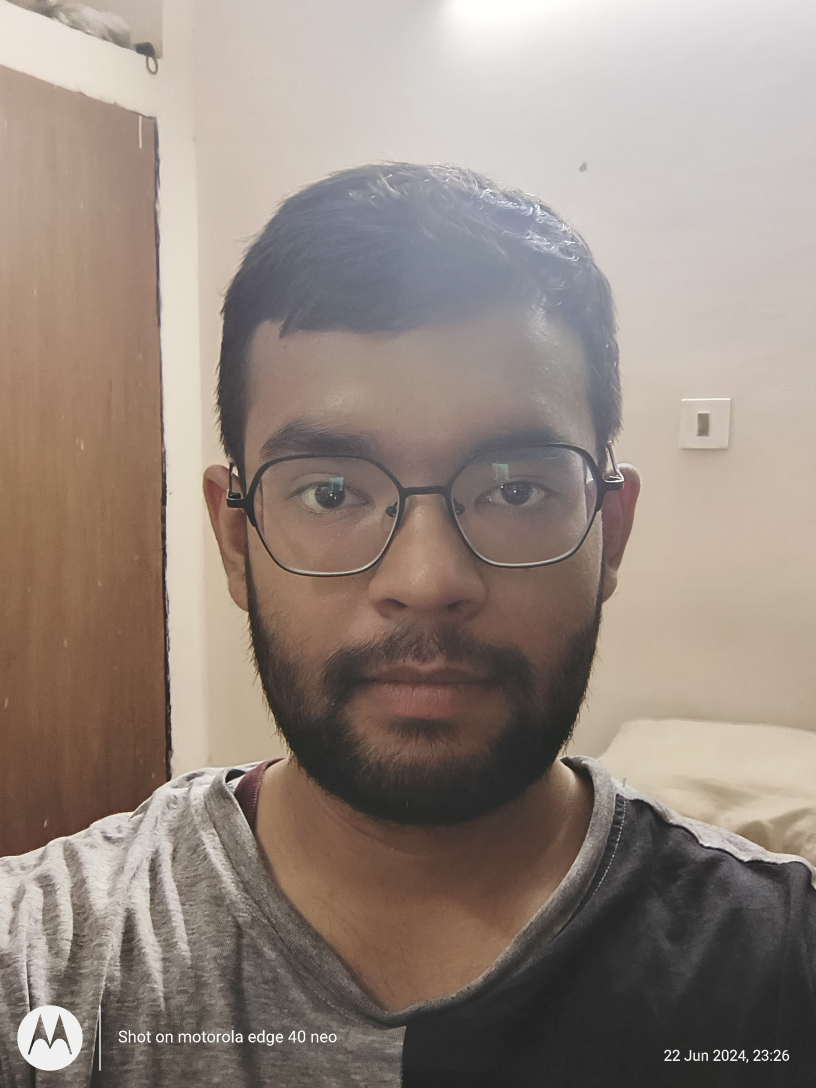
#> input picture open_eye_image.jpg, 2448 x 3264 px, given in place of the camera (shown at 1/3 size)
$ jupyter execute OpencvInto.ipynb
#> lines starting #> are read from the running program, lines starting #| are printed output that depends on the picture; pictures that were not available may be replaced by others from this repository, and a replacement may not be noted
[cell 1]
# Cature imge through webcam

import cv2

# Open the webcam video capture object
cap = cv2.VideoCapture(0)

# Define the video codec and output filename
fourcc = cv2.VideoWriter_fourcc(*'XVID')
out = cv2.VideoWriter('output.avi', fourcc, 20.0, (640, 480))

while True:
    # Capture a frame from the webcam
    ret, frame = cap.read()
#> frame is the input picture: shape (3264, 2448, 3); mean B, G, R 127.1, 136, 149.2

    # Check if frame is read correctly
    if not ret:
        break

    # Display the captured frame
    cv2.imshow('Webcam', frame)

    # Press 'q' to quit
    if cv2.waitKey(1) == ord('q'):
#> (key q is pressed here)
        break

    # Write the frame to the output video file
    out.write(frame)

# Release the capture object and video writer
cap.release()
out.release()
cv2.destroyAllWindows()

[cell 2]
# Apply filter, Edge detection and canny edge detection

import cv2
import sys
import numpy

PREVIEW  = 0  # Preview Mode
BLUR     = 1  # Blurring Filter
FEATURES = 2  # Corner Feature Detector
CANNY    = 3  # Canny Edge Detector

feature_params = dict(maxCorners=500, qualityLevel=0.2, minDistance=15, blockSize=9)
s = 0
if len(sys.argv) > 1:
    s = sys.argv[1]

image_filter = PREVIEW
alive = True

win_name = "Camera Filters"
cv2.namedWindow(win_name, cv2.WINDOW_NORMAL)
result = None

source = cv2.VideoCapture(0)

while alive:
    has_frame, frame = source.read()
    if not has_frame:
        break

    frame = cv2.flip(frame, 1)
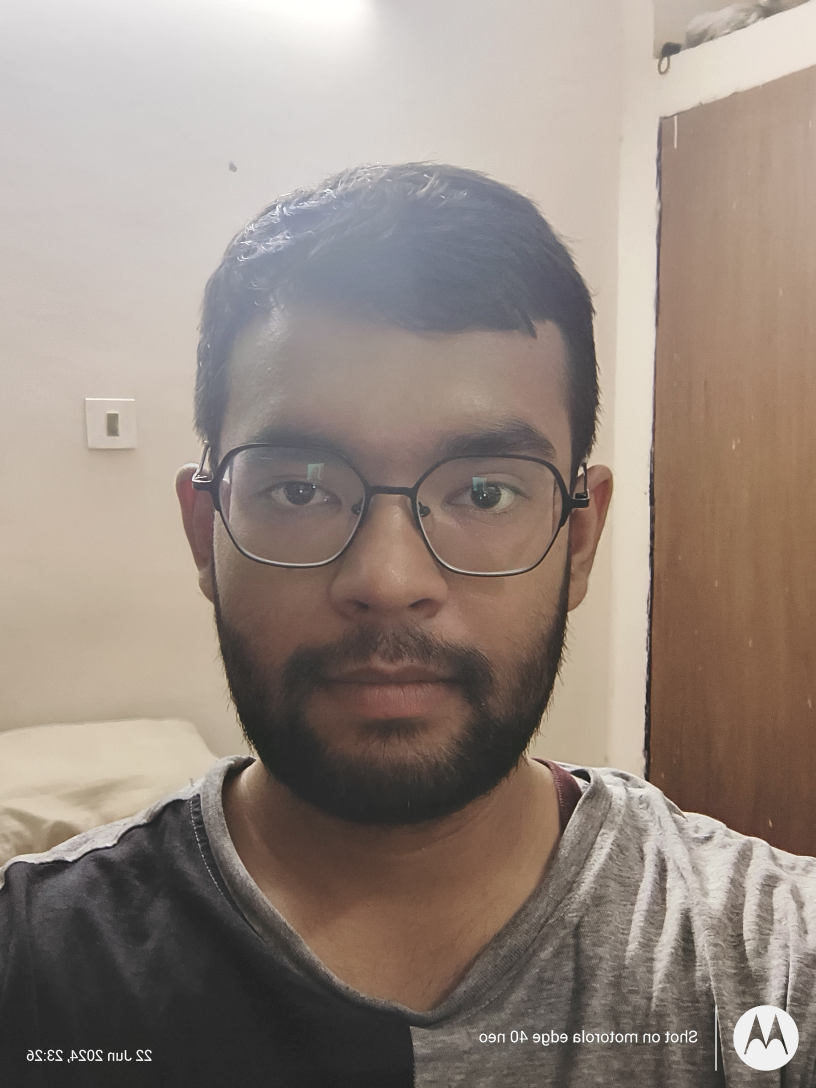
#> frame: shape (3264, 2448, 3) (shown at 1/3 size); mean B, G, R 127.1, 136, 149.2

    if image_filter == PREVIEW:
        result = frame
    elif image_filter == CANNY:
        result = cv2.Canny(frame, 140, 150)
    elif image_filter == BLUR:
        result = cv2.blur(frame, (13, 13))
    elif image_filter == FEATURES:
        result = frame
        frame_gray = cv2.cvtColor(frame, cv2.COLOR_BGR2GRAY)
        corners = cv2.goodFeaturesToTrack(frame_gray, **feature_params)
        if corners is not None:
             # Ensure corners are integers for circle function

            for x, y in numpy.int32(corners).reshape(-1, 2):
                cv2.circle(result, (x, y), 10, (0, 255, 0), 1)

    cv2.imshow(win_name, result)

    key = cv2.waitKey(1)
#> (key q is pressed here)
    if key == ord("Q") or key == ord("q") or key == 27:
        alive = False
    elif key == ord("C") or key == ord("c"):
        image_filter = CANNY
    elif key == ord("B") or key == ord("b"):
        image_filter = BLUR
    elif key == ord("F") or key == ord("f"):
        image_filter = FEATURES
    elif key == ord("P") or key == ord("p"):
        image_filter = PREVIEW

source.release()
cv2.destroyWindow(win_name)

[cell 3]
# Image Allignmet

# Imports
import os
import cv2
import numpy as np
import matplotlib.pyplot as plt

from zipfile import ZipFile
from urllib.request import urlretrieve


def download_and_unzip(url, save_path):
#> called with save_path = 'opencv_bootcamp_assets_NB8.zip'
    print(f"Downloading and extracting assests....", end="")

    # Downloading zip file using urllib package.
    urlretrieve(url, save_path)
#> (this line was passed over: the network is not available in this run)

    try:
        # Extracting zip file using the zipfile package.
        with ZipFile(save_path) as z:
            # Extract ZIP file contents in the same directory.
            z.extractall(os.path.split(save_path)[0])

        print("Done")

    except Exception as e:
        print("\nInvalid file.", e)

URL = r"https://www.dropbox.com/s/zuwnn6rqe0f4zgh/opencv_bootcamp_assets_NB8.zip?dl=1"

asset_zip_path = os.path.join(os.getcwd(), f"opencv_bootcamp_assets_NB8.zip")

# Download if assest ZIP does not exists.
if not os.path.exists(asset_zip_path):
    download_and_unzip(URL, asset_zip_path)


# Read reference image
refFilename = "im1.jpg"
print("Reading reference image:", refFilename)
im1 = cv2.imread(refFilename, cv2.IMREAD_COLOR)
im1 = cv2.cvtColor(im1, cv2.COLOR_BGR2RGB)

# Read image to be aligned
imFilename = "im2.jpg"
print("Reading image to align:", imFilename)
im2 = cv2.imread(imFilename, cv2.IMREAD_COLOR)
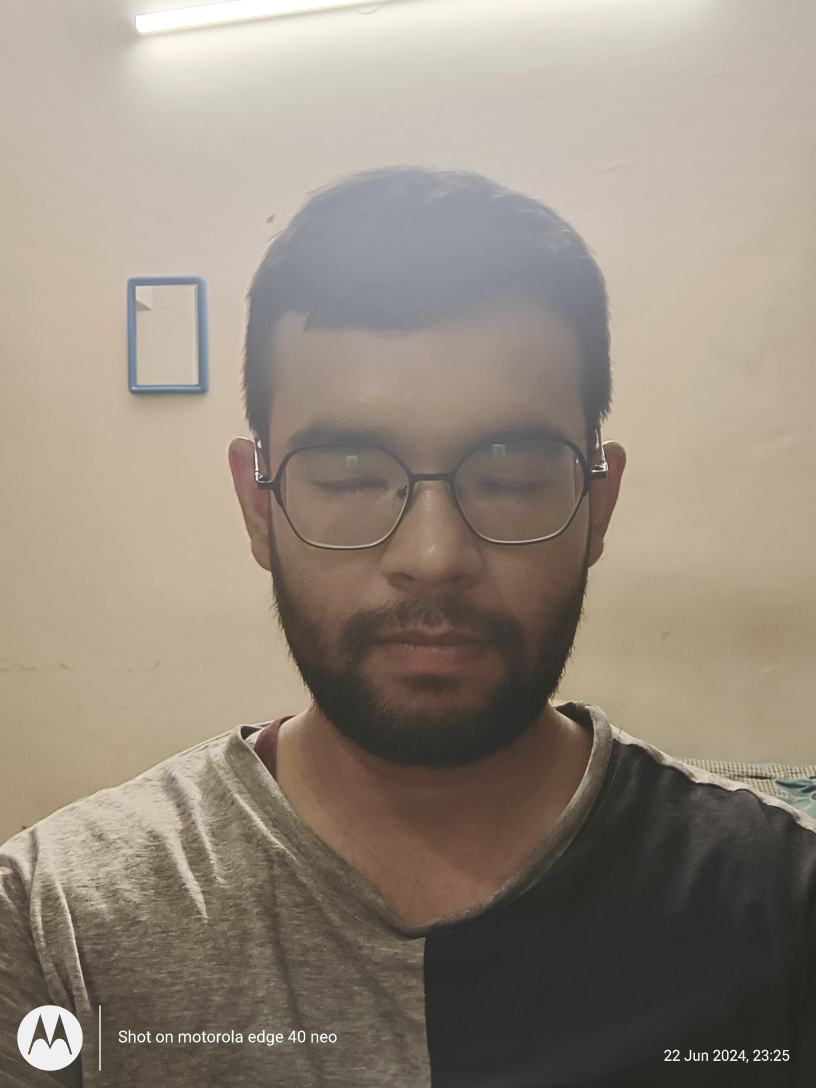
#> input picture close_eye_image.jpg, 2448 x 3264 px, given in place of im2.jpg, which was not available (shown at 1/3 size)
#> im2 is the input picture: shape (3264, 2448, 3); mean B, G, R 125.5, 138.1, 148.7
im2 = cv2.cvtColor(im2, cv2.COLOR_BGR2RGB)


# Display Images

plt.figure(figsize=[20, 10]);
plt.subplot(121); plt.axis('off'); plt.imshow(im1); plt.title("Original Form")
plt.subplot(122); plt.axis('off'); plt.imshow(im2); plt.title("Scanned Form")

# Convert images to grayscale
im1_gray = cv2.cvtColor(im1, cv2.COLOR_BGR2GRAY)
im2_gray = cv2.cvtColor(im2, cv2.COLOR_BGR2GRAY)
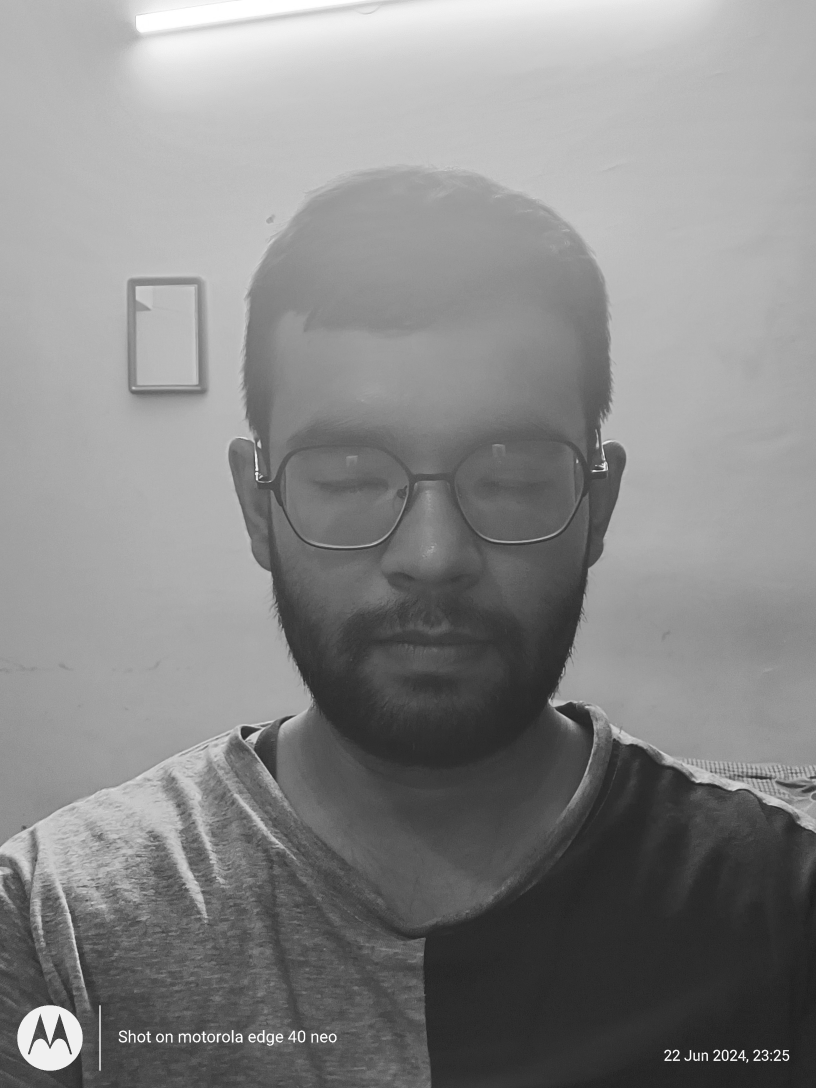
#> im2_gray: shape (3264, 2448) (shown at 1/3 size); min 25, max 255, mean 135.5


# Detect ORB features and compute descriptors.
MAX_NUM_FEATURES = 500
orb = cv2.ORB_create(MAX_NUM_FEATURES)
keypoints1, descriptors1 = orb.detectAndCompute(im1_gray, None)
#> keypoints1 = 500 keypoints; strongest (x, y, size): (2301, 3165, 31), (2357, 3176, 53.6), (2176, 3176, 53.6), (2088, 3175, 64.3)
keypoints2, descriptors2 = orb.detectAndCompute(im2_gray, None)
#> keypoints2 = 500 keypoints; strongest (x, y, size): (2312, 3179, 31), (2314, 3179, 31), (2301, 3165, 31), (2176, 3176, 53.6)

# Display
im1_display = cv2.drawKeypoints(im1, keypoints1, outImage=np.array([]),
                                color=(255, 0, 0), flags=cv2.DRAW_MATCHES_FLAGS_DRAW_RICH_KEYPOINTS)

im2_display = cv2.drawKeypoints(im2, keypoints2, outImage=np.array([]),
                                color=(255, 0, 0), flags=cv2.DRAW_MATCHES_FLAGS_DRAW_RICH_KEYPOINTS)

plt.figure(figsize=[20,10])
plt.subplot(121); plt.axis('off'); plt.imshow(im1_display); plt.title("Original Form");
plt.subplot(122); plt.axis('off'); plt.imshow(im2_display); plt.title("Scanned Form");

# Match features.
matcher = cv2.DescriptorMatcher_create(cv2.DESCRIPTOR_MATCHER_BRUTEFORCE_HAMMING)

# Converting to list for sorting as tuples are immutable objects.
matches = list(matcher.match(descriptors1, descriptors2, None))
#> matches = 500 matches

# Sort matches by score
matches.sort(key=lambda x: x.distance, reverse=False)

# Remove not so good matches
numGoodMatches = int(len(matches) * 0.1)
#> numGoodMatches = 50
matches = matches[:numGoodMatches]
#> matches = 50 matches

# Draw top matches
im_matches = cv2.drawMatches(im1, keypoints1, im2, keypoints2, matches, None)
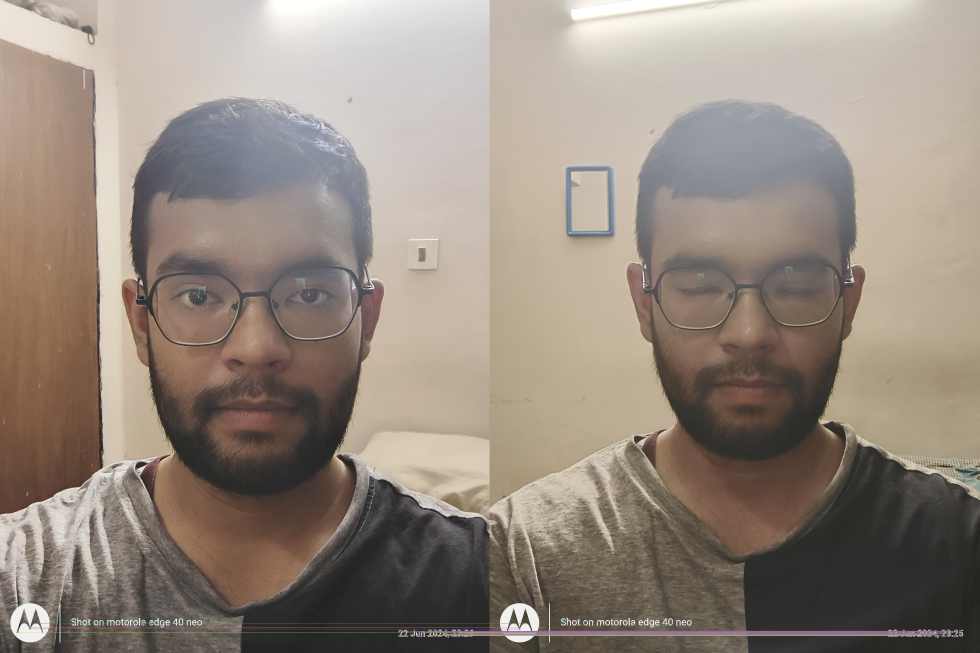
#> im_matches: shape (3264, 4896, 3) (shown at 1/5 size); mean R, G, B 149.3, 137.3, 126.5

plt.figure(figsize=[40, 10])
plt.imshow(im_matches);plt.axis("off");plt.title("Original Form")

# Extract location of good matches
points1 = np.zeros((len(matches), 2), dtype=np.float32)
#> points1 = 50 pairs, first value 0 to 0, second value 0 to 0
points2 = np.zeros((len(matches), 2), dtype=np.float32)
#> points2 = 50 pairs, first value 0 to 0, second value 0 to 0

for i, match in enumerate(matches):
    points1[i, :] = keypoints1[match.queryIdx].pt
    points2[i, :] = keypoints2[match.trainIdx].pt
#> this loop made 50 passes
#> after the loop, points1 = 50 pairs, first value 85 to 2322, second value 3117.4 to 3178.8; points2 = 50 pairs, first value 149.3 to 2322, second value 3117.4 to 3178.8

# Find homography
h, mask = cv2.findHomography(points2, points1, cv2.RANSAC)
#> h = [[0.873, -0.0725, 227.1], [0.00135, 0.731, 442.6], [3.22e-07, -4.08e-05, 1]]; mask = 50 values, max 1 at index 0, min 0 at index 46, mean 0.98

# Use homography to warp image
height, width, channels = im1.shape
#> height = 3264; width = 2448; channels = 3
im2_reg = cv2.warpPerspective(im2, h, (width, height))
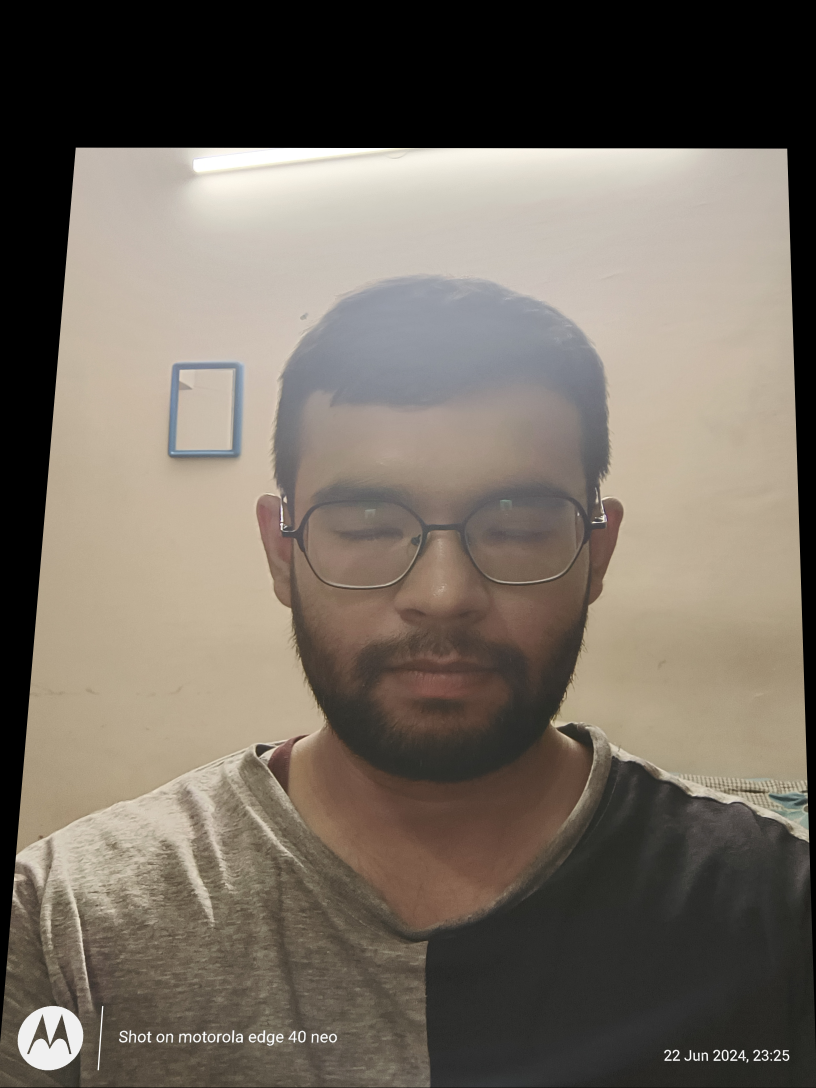
#> im2_reg: shape (3264, 2448, 3) (shown at 1/3 size); mean R, G, B 116.4, 107.8, 97.4

# Display results
plt.figure(figsize=[20, 10])
plt.subplot(121);plt.imshow(im1);    plt.axis("off");plt.title("Original Form")
plt.subplot(122);plt.imshow(im2_reg);plt.axis("off");plt.title("Scanned Form")
